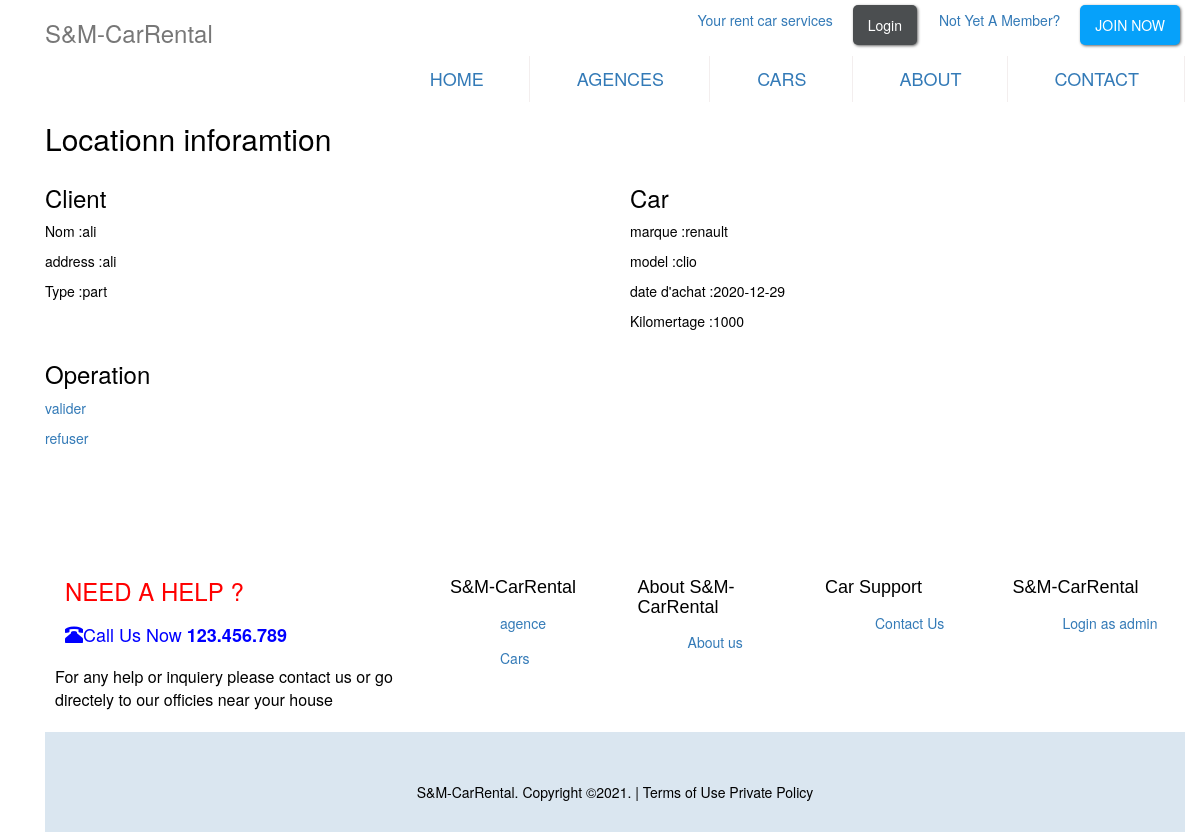
Page /loc.php?loc=5 on the committed database.
### tables this page shows
CREATE TABLE `location` (
  `id_loc` int(11) NOT NULL,
  `date_loc` date NOT NULL,
  `date_fin_loc` date NOT NULL,
  `kelo` double DEFAULT NULL,
  `ID_AGENCE1` int(11) NOT NULL,
  `ID_AGENCE2` int(11) DEFAULT NULL,
  `NUM_CL` int(11) NOT NULL,
  `MATRICULE` varchar(100) NOT NULL,
  `valider` tinyint(1) NOT NULL DEFAULT 0 COMMENT '0 pas encore traite ;\r\n1 : refuser \r\n2 : accepter',
  `date_affectation` timestamp NOT NULL DEFAULT current_timestamp()
);

CREATE TABLE `clients` (
  `NUM_CL` int(11) NOT NULL,
  `NOM_CL` varchar(100) DEFAULT NULL,
  `ADD_CL` varchar(100) DEFAULT NULL,
  `TYPE_CL` enum('ent','part') DEFAULT NULL,
  `username` varchar(100) NOT NULL,
  `email` varchar(100) NOT NULL,
  `password` varchar(100) NOT NULL
);

CREATE TABLE `voiture` (
  `ID_AGENCE` int(11) NOT NULL,
  `MATRICULE` varchar(20) NOT NULL,
  `DATE_D_ACHAT` date DEFAULT NULL,
  `KILOMETRAGE` decimal(10,0) DEFAULT NULL,
  `model` varchar(34) NOT NULL DEFAULT 'ibiza',
  `marque` varchar(34) NOT NULL DEFAULT 'renault',
  `img` text NOT NULL DEFAULT 'audi.jpg'
);

### loc.php (the view, shortened to what this page needs)
<!DOCTYPE html>
<html>
<head>
    <link rel="stylesheet" href="https://maxcdn.bootstrapcdn.com/bootstrap/3.3.7/css/bootstrap.min.css"
>
        <link  rel ="stylesheet"  href="./css/Style.css"
</head>
<body>
     <div class="wrapper "><div class="container">
      <?php require_once 'header.php';
require_once 'cnx.php';
 $sql="select * from clients natural join location natural join voiture natural join agence where id_loc=".$_GET['loc'];
 $rs=mysqli_query($db, $sql);
  if($row = mysqli_fetch_assoc($rs))
    {
       ?>
        <h2>Locationn  inforamtion  </h2>
           <div class="row">
           <div class="col-lg-6">
              <h3>Client </h3>
              <p>Nom :<?php echo $row['NOM_CL']; ?></p>
              <p>address :<?php echo $row['ADD_CL']; ?></p>
              <p>Type  :<?php echo $row['TYPE_CL']; ?></p>
           </div>
           <div class="col-lg-6">
                    <h3>Car </h3>
                    <p>marque :<?php echo $row['marque']; ?></p>
                 <p>model :<?php echo $row['model']; ?></p>
                 <p>date d'achat   :<?php echo $row['DATE_D_ACHAT']; ?></p>
  				<p>Kilomertage   :<?php echo $row['KILOMETRAGE']; ?></p>
            </div>
            <div class="col-lg-6">
                         <h3>Operation </h3>
                         <?php
                      if ($row["valider"] ==2){
          									echo  " <p>".' deja valider'  ."</p>";
        			   }elseif($row["valider"] ==1){
        			   						echo  " <p>".'refuser'  ."</p>";
      					}else{
                 echo '  <p ><a href="server.php?v=2&id= '.$_GET["loc"] .'" class="callnumber">valider </a></p>
                     <p><a href="server.php?v=1&id='.$_GET['loc'].'">refuser</a></p>
                     ';
                  } ?>
                </div>
            </div>
             <?php } ?>
          <br>
          <br><br><br><br>
  <?php include "footer.php" ;?>
</body>
</html>

### css/Style.css (style rules this page uses)
h1, h2, h3 ,h4,h5,p,ul,li { color: black; }

### rows in the picture
location: NUM_CL.NOM_CL "ali", NUM_CL.ADD_CL "ali", NUM_CL.TYPE_CL "part", MATRICULE.marque "renault", MATRICULE.model "clio", MATRICULE.DATE_D_ACHAT "2020-12-29", MATRICULE.KILOMETRAGE "1000"
